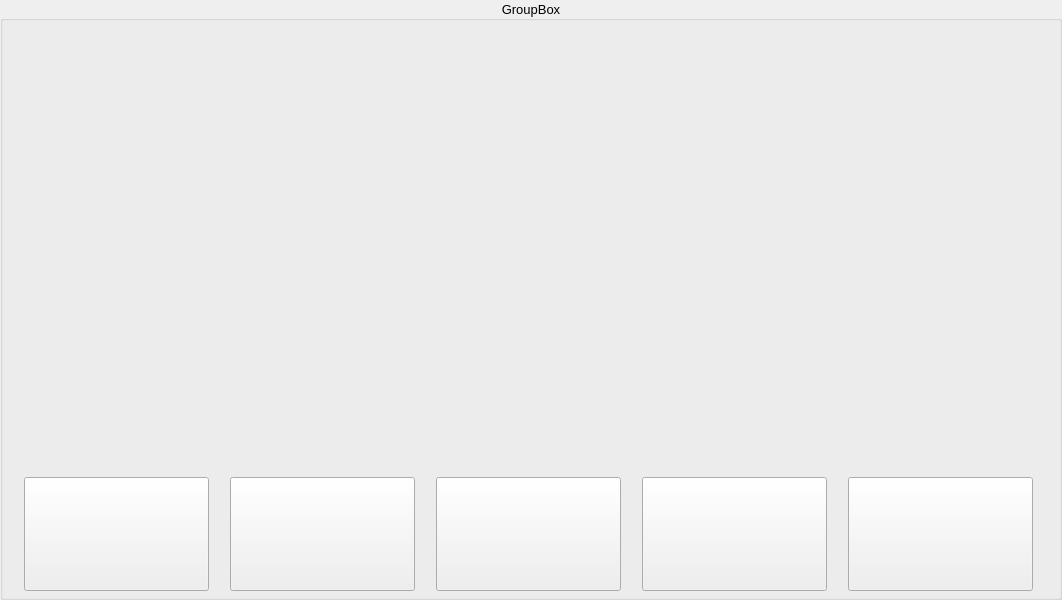
<?xml version="1.0" encoding="UTF-8"?>
<ui version="4.0">
 <class>AxesCurves</class>
 <widget class="QWidget" name="AxesCurves">
  <property name="geometry">
   <rect>
    <x>0</x>
    <y>0</y>
    <width>1062</width>
    <height>600</height>
   </rect>
  </property>
  <property name="minimumSize">
   <size>
    <width>600</width>
    <height>600</height>
   </size>
  </property>
  <property name="windowTitle">
   <string>Form</string>
  </property>
  <layout class="QGridLayout" name="gridLayout" rowstretch="0" columnstretch="0">
   <property name="leftMargin">
    <number>0</number>
   </property>
   <property name="topMargin">
    <number>0</number>
   </property>
   <property name="rightMargin">
    <number>0</number>
   </property>
   <property name="bottomMargin">
    <number>0</number>
   </property>
   <property name="spacing">
    <number>6</number>
   </property>
   <item row="0" column="0">
    <widget class="QGroupBox" name="groupBox">
     <property name="font">
      <font>
       <pointsize>10</pointsize>
      </font>
     </property>
     <property name="title">
      <string>GroupBox</string>
     </property>
     <property name="alignment">
      <set>Qt::AlignCenter</set>
     </property>
     <layout class="QGridLayout" name="gridLayout_2" rowstretch="3,1,0" columnstretch="1,5,1">
      <property name="leftMargin">
       <number>0</number>
      </property>
      <property name="topMargin">
       <number>0</number>
      </property>
      <property name="rightMargin">
       <number>1</number>
      </property>
      <property name="bottomMargin">
       <number>6</number>
      </property>
      <property name="horizontalSpacing">
       <number>0</number>
      </property>
      <property name="verticalSpacing">
       <number>6</number>
      </property>
      <item row="0" column="2">
       <spacer name="horizontalSpacer_2">
        <property name="orientation">
         <enum>Qt::Horizontal</enum>
        </property>
        <property name="sizeHint" stdset="0">
         <size>
          <width>148</width>
          <height>20</height>
         </size>
        </property>
       </spacer>
      </item>
      <item row="0" column="0">
       <spacer name="horizontalSpacer">
        <property name="orientation">
         <enum>Qt::Horizontal</enum>
        </property>
        <property name="sizeHint" stdset="0">
         <size>
          <width>148</width>
          <height>20</height>
         </size>
        </property>
       </spacer>
      </item>
      <item row="0" column="1">
       <widget class="QFrame" name="frame">
        <property name="styleSheet">
         <string notr="true"/>
        </property>
        <property name="frameShape">
         <enum>QFrame::NoFrame</enum>
        </property>
        <property name="frameShadow">
         <enum>QFrame::Raised</enum>
        </property>
        <layout class="QVBoxLayout" name="verticalLayout">
         <property name="spacing">
          <number>0</number>
         </property>
         <property name="leftMargin">
          <number>0</number>
         </property>
         <property name="topMargin">
          <number>0</number>
         </property>
         <property name="rightMargin">
          <number>0</number>
         </property>
         <property name="bottomMargin">
          <number>0</number>
         </property>
         <item>
          <widget class="AxesCurvesPlot" name="widget_AxesCurvesPlot" native="true">
           <property name="minimumSize">
            <size>
             <width>0</width>
             <height>0</height>
            </size>
           </property>
          </widget>
         </item>
        </layout>
       </widget>
      </item>
      <item row="1" column="0" colspan="3">
       <layout class="QHBoxLayout" name="horizontalLayout">
        <property name="spacing">
         <number>0</number>
        </property>
        <item>
         <widget class="QPushButton" name="pushButton_Linear">
          <property name="sizePolicy">
           <sizepolicy hsizetype="Fixed" vsizetype="Fixed">
            <horstretch>0</horstretch>
            <verstretch>0</verstretch>
           </sizepolicy>
          </property>
          <property name="minimumSize">
           <size>
            <width>185</width>
            <height>114</height>
           </size>
          </property>
          <property name="maximumSize">
           <size>
            <width>185</width>
            <height>114</height>
           </size>
          </property>
          <property name="toolTip">
           <string>Linear</string>
          </property>
          <property name="text">
           <string/>
          </property>
          <property name="iconSize">
           <size>
            <width>190</width>
            <height>115</height>
           </size>
          </property>
         </widget>
        </item>
        <item>
         <widget class="QPushButton" name="pushButton_LinearInvert">
          <property name="sizePolicy">
           <sizepolicy hsizetype="Fixed" vsizetype="Fixed">
            <horstretch>0</horstretch>
            <verstretch>0</verstretch>
           </sizepolicy>
          </property>
          <property name="minimumSize">
           <size>
            <width>185</width>
            <height>114</height>
           </size>
          </property>
          <property name="maximumSize">
           <size>
            <width>185</width>
            <height>114</height>
           </size>
          </property>
          <property name="toolTip">
           <string>Linear inverted</string>
          </property>
          <property name="text">
           <string/>
          </property>
          <property name="iconSize">
           <size>
            <width>190</width>
            <height>115</height>
           </size>
          </property>
         </widget>
        </item>
        <item>
         <widget class="QPushButton" name="pushButton_Exponent">
          <property name="sizePolicy">
           <sizepolicy hsizetype="Fixed" vsizetype="Fixed">
            <horstretch>0</horstretch>
            <verstretch>0</verstretch>
           </sizepolicy>
          </property>
          <property name="minimumSize">
           <size>
            <width>185</width>
            <height>114</height>
           </size>
          </property>
          <property name="maximumSize">
           <size>
            <width>185</width>
            <height>114</height>
           </size>
          </property>
          <property name="toolTip">
           <string>Exponent</string>
          </property>
          <property name="text">
           <string/>
          </property>
          <property name="iconSize">
           <size>
            <width>190</width>
            <height>115</height>
           </size>
          </property>
         </widget>
        </item>
        <item>
         <widget class="QPushButton" name="pushButton_ExponentInvert">
          <property name="sizePolicy">
           <sizepolicy hsizetype="Fixed" vsizetype="Fixed">
            <horstretch>0</horstretch>
            <verstretch>0</verstretch>
           </sizepolicy>
          </property>
          <property name="minimumSize">
           <size>
            <width>185</width>
            <height>114</height>
           </size>
          </property>
          <property name="maximumSize">
           <size>
            <width>185</width>
            <height>114</height>
           </size>
          </property>
          <property name="toolTip">
           <string>Exponent inverted</string>
          </property>
          <property name="text">
           <string/>
          </property>
          <property name="iconSize">
           <size>
            <width>190</width>
            <height>115</height>
           </size>
          </property>
         </widget>
        </item>
        <item>
         <widget class="QPushButton" name="pushButton_Shape">
          <property name="sizePolicy">
           <sizepolicy hsizetype="Fixed" vsizetype="Fixed">
            <horstretch>0</horstretch>
            <verstretch>0</verstretch>
           </sizepolicy>
          </property>
          <property name="minimumSize">
           <size>
            <width>185</width>
            <height>114</height>
           </size>
          </property>
          <property name="maximumSize">
           <size>
            <width>185</width>
            <height>114</height>
           </size>
          </property>
          <property name="toolTip">
           <string>Shape</string>
          </property>
          <property name="text">
           <string/>
          </property>
          <property name="iconSize">
           <size>
            <width>190</width>
            <height>115</height>
           </size>
          </property>
          <property name="autoDefault">
           <bool>false</bool>
          </property>
          <property name="default">
           <bool>false</bool>
          </property>
          <property name="flat">
           <bool>false</bool>
          </property>
         </widget>
        </item>
       </layout>
      </item>
     </layout>
    </widget>
   </item>
  </layout>
 </widget>
 <customwidgets>
  <customwidget>
   <class>AxesCurvesPlot</class>
   <extends>QWidget</extends>
   <header>widgets/axescurvesplot.h</header>
   <container>1</container>
  </customwidget>
 </customwidgets>
 <resources/>
 <connections/>
</ui>
